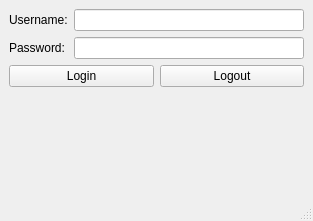
<?xml version="1.0" encoding="UTF-8"?>
<ui version="4.0">
 <class>MainWindow</class>
 <widget class="QMainWindow" name="MainWindow">
  <property name="geometry">
   <rect>
    <x>0</x>
    <y>0</y>
    <width>313</width>
    <height>221</height>
   </rect>
  </property>
  <property name="windowTitle">
   <string>MainWindow</string>
  </property>
  <widget class="QWidget" name="centralwidget">
   <layout class="QGridLayout" name="gridLayout">
    <item row="0" column="0">
     <layout class="QVBoxLayout" name="verticalLayout">
      <item>
       <layout class="QFormLayout" name="formLayout">
        <item row="0" column="0">
         <widget class="QLabel" name="usernameLabel">
          <property name="text">
           <string>Username:</string>
          </property>
         </widget>
        </item>
        <item row="0" column="1">
         <widget class="QLineEdit" name="usernameLineEdit"/>
        </item>
        <item row="1" column="0">
         <widget class="QLabel" name="passwordLabel">
          <property name="text">
           <string>Password:</string>
          </property>
         </widget>
        </item>
        <item row="1" column="1">
         <widget class="QLineEdit" name="passwordLineEdit"/>
        </item>
       </layout>
      </item>
      <item>
       <layout class="QHBoxLayout" name="horizontalLayout">
        <item>
         <widget class="QPushButton" name="loginPushButton">
          <property name="text">
           <string>Login</string>
          </property>
         </widget>
        </item>
        <item>
         <widget class="QPushButton" name="logoutPushButton">
          <property name="text">
           <string>Logout</string>
          </property>
         </widget>
        </item>
       </layout>
      </item>
      <item>
       <spacer name="verticalSpacer">
        <property name="orientation">
         <enum>Qt::Vertical</enum>
        </property>
        <property name="sizeHint" stdset="0">
         <size>
          <width>20</width>
          <height>40</height>
         </size>
        </property>
       </spacer>
      </item>
     </layout>
    </item>
   </layout>
  </widget>
  <widget class="QMenuBar" name="menubar">
   <property name="geometry">
    <rect>
     <x>0</x>
     <y>0</y>
     <width>313</width>
     <height>24</height>
    </rect>
   </property>
  </widget>
  <widget class="QStatusBar" name="statusbar"/>
 </widget>
 <resources/>
 <connections/>
</ui>
